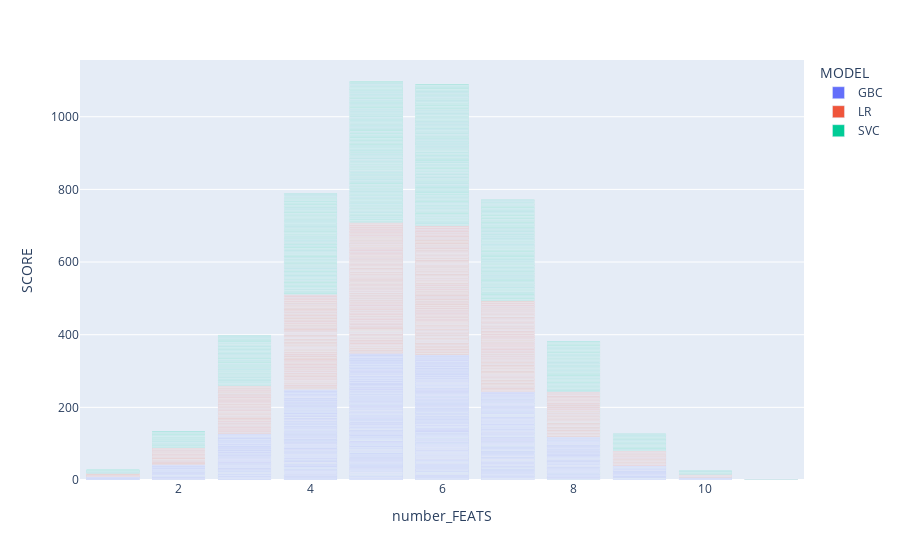

Write notebook code for a chart like this one.
### Code cell
import plotly_express as px
fig = px.bar(results, x='number_FEATS', y='SCORE', color='MODEL', hover_name='FEATS')
fig.show()

### Figure 1 — Plotly figure (JSON) as saved in the notebook; plotly's stock layout.template omitted (floating-point values rounded to 4 significant figures; data arrays with more than 128 entries replaced by an {"elided": "..."} marker saying what was removed)
{"data": [{"alignmentgroup": "True", "hovertemplate": "<b>%{hovertext}</b><br><br>MODEL=GBC<br>number_FEATS=%{x}<br>SCORE=%{y}<extra></extra>", "hovertext": {"elided": "2047 rows, 11264 str values in total"}, "legendgroup": "GBC", "marker": {"color": "#636efa"}, "name": "GBC", "offsetgroup": "GBC", "orientation": "v", "showlegend": true, "textposition": "auto", "type": "bar", "x": {"elided": "2047 int values"}, "xaxis": "x", "y": {"elided": "2047 float values"}, "yaxis": "y"}, {"alignmentgroup": "True", "hovertemplate": "<b>%{hovertext}</b><br><br>MODEL=LR<br>number_FEATS=%{x}<br>SCORE=%{y}<extra></extra>", "hovertext": {"elided": "2047 rows, 11264 str values in total"}, "legendgroup": "LR", "marker": {"color": "#EF553B"}, "name": "LR", "offsetgroup": "LR", "orientation": "v", "showlegend": true, "textposition": "auto", "type": "bar", "x": {"elided": "2047 int values"}, "xaxis": "x", "y": {"elided": "2047 float values"}, "yaxis": "y"}, {"alignmentgroup": "True", "hovertemplate": "<b>%{hovertext}</b><br><br>MODEL=SVC<br>number_FEATS=%{x}<br>SCORE=%{y}<extra></extra>", "hovertext": {"elided": "2047 rows, 11264 str values in total"}, "legendgroup": "SVC", "marker": {"color": "#00cc96"}, "name": "SVC", "offsetgroup": "SVC", "orientation": "v", "showlegend": true, "textposition": "auto", "type": "bar", "x": {"elided": "2047 int values"}, "xaxis": "x", "y": {"elided": "2047 float values"}, "yaxis": "y"}], "layout": {"barmode": "relative", "legend": {"title": {"text": "MODEL"}, "tracegroupgap": 0}, "margin": {"t": 60}, "xaxis": {"anchor": "y", "domain": [0, 1], "title": {"text": "number_FEATS"}}, "yaxis": {"anchor": "x", "domain": [0, 1], "title": {"text": "SCORE"}}}}
